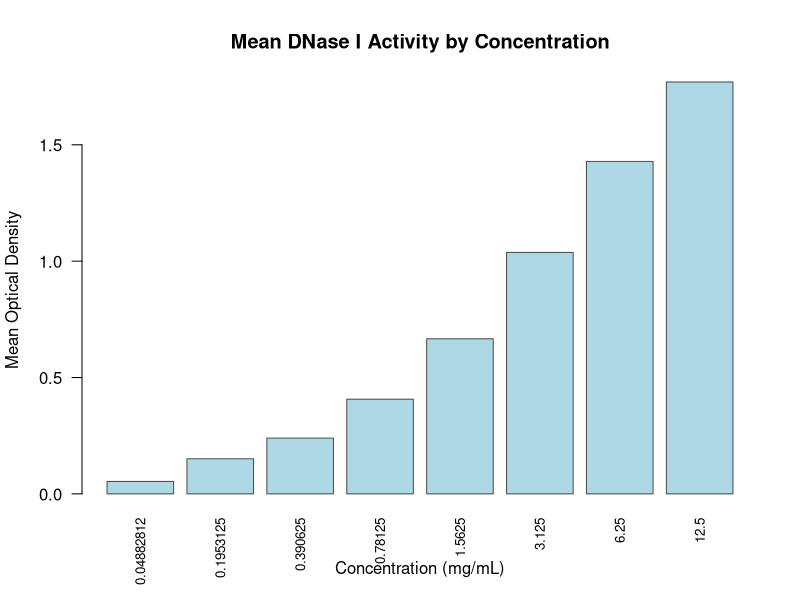
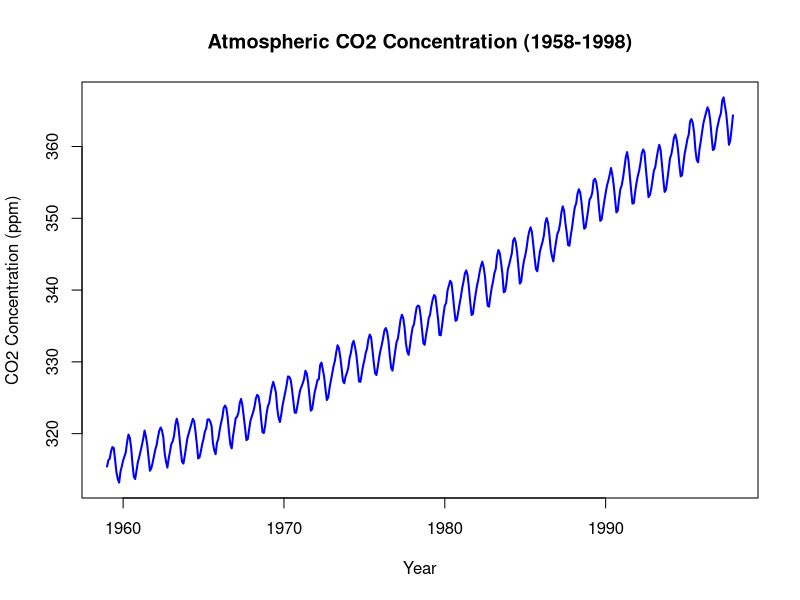
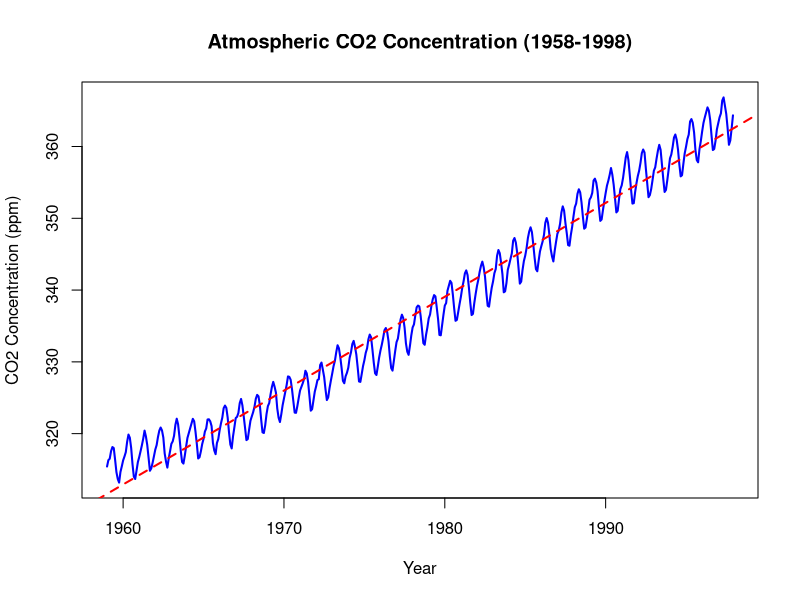

These figures' R source, in order:
## ---- chunk 1
library(ggplot2)
## ---- chunk 2
data("DNase")
head(DNase,3)
## ---- chunk 3
mean_density<- aggregate(density ~ conc, data = DNase, FUN = mean)
mean_density
## ---- chunk 4
barplot(
  height = mean_density$density,
  names.arg = mean_density$conc,
  col = "lightblue",
  border= "gray30",
  main = "Mean DNase I Activity by Concentration",
  xlab= "Concentration (mg/mL)",
  ylab = "Mean Optical Density",
  las = 2,
  cex.names = 0.8
)
## ---- chunk 5
data (co2)
head (co2, 5)
## ---- chunk 6
plot(
  co2 ~ time(co2),
  type= "l",
  col= "blue",
  lwd = 2,
  xlab = "Year",
  ylab = "CO2 Concentration (ppm)",
  main = "Atmospheric CO2 Concentration (1958-1998)"
)
## ---- chunk 7
co2_data <- data.frame(
  time = as.numeric(time(co2)),
  co2= as.numeric(co2)
)
## ---- chunk 8
spearman_result <- cor.test(
  co2_data$time,
  co2_data$co2,
  method = "spearman",
  exact = FALSE
)
## ---- chunk 9
spearman_result
## ---- chunk 10
shapiro.test(co2_data$co2)
## ---- chunk 11
plot(
  co2 ~ time(co2),
  type= "l",
  col= "blue",
  lwd = 2,
  xlab = "Year",
  ylab = "CO2 Concentration (ppm)",
  main = "Atmospheric CO2 Concentration (1958-1998)"
)

abline(lm(co2_data$co2 ~ co2_data$time), col= "red", lwd = 2, lty = 2)
